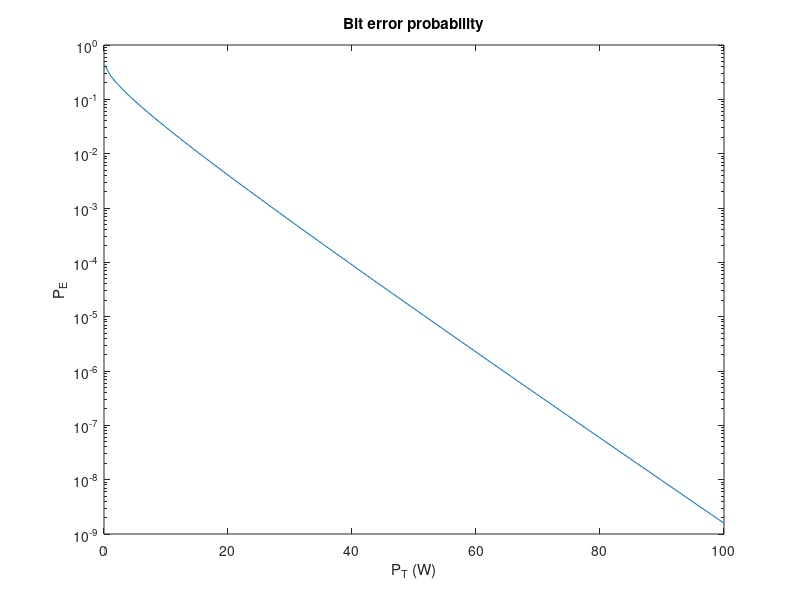

The MATLAB source for this figure:
% script setup
clear all
pkg load communications

%%% constants
% standard temperature
t_0 = 290;
% boltzmann constant
k = 1.38064852e-23;
% B * T_b
bt_b_db = 3;

%%% input parameters
d = 41e6;
lambda = 0.15;
bw = 50e3;
p_t = linspace(0.1, 100, 100);
g_t_db = 30;
a_r = 0;
g_r_db = 0;
l_0_db = 3;
t_r = 700;

% mag2db: 20 * log(x)
% pow2db: 10 * log(x)

% calculate free-space loss
fsl_db = mag2db(lambda / (4 * pi * d));

% calculate received signal power (A.70)
p_r_db = fsl_db + pow2db(p_t) + g_t_db + g_r_db - l_0_db;

% calculate noise level power 
p_int_db = pow2db(k * t_r * bw);  % (A.72)
% p_int_db = pow2db(k * t_0) + pow2db(t_r / t_0) + pow2db(bw);  % (A.73)

% calculate SNR at receiver output
snr_0_db = p_r_db - p_int_db;


% calculate energy-per-bit-to-noise spectral density ratio
eb_n0_db = snr_0_db + bt_b_db;

% calculate bit error probability
p_e = qfunc(sqrt(2 * db2pow(eb_n0_db)));


semilogy(p_t, p_e);
title('Bit error probability');
xlabel({'P_T (W)'});
ylabel({'P_E'});

